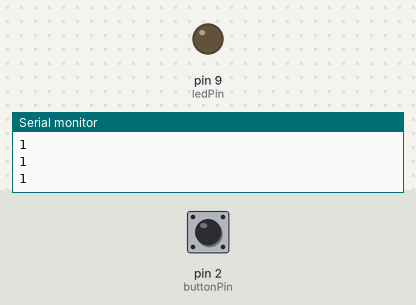
Simulated run of this sketch. Board: Arduino Uno, built with avr-gcc and run on an emulated ATmega328P. Shown: output pins drawn as LEDs (lit = HIGH), the last lines printed to the serial monitor. The test bench sets the inputs (shaded band); at power-on: pin 2 (buttonPin) HIGH.

Above: at 1.2 s.
1.3 s: pin 2 (buttonPin) pulled LOW for 0.15 s
At 1.37 s:
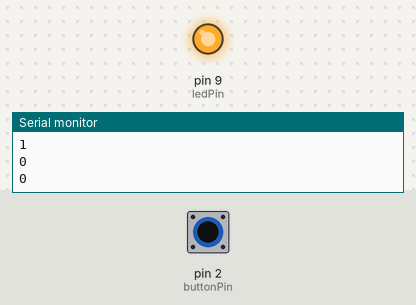
2.9 s: pin 2 (buttonPin) pulled LOW for 3.2 s
At 7.1 s:
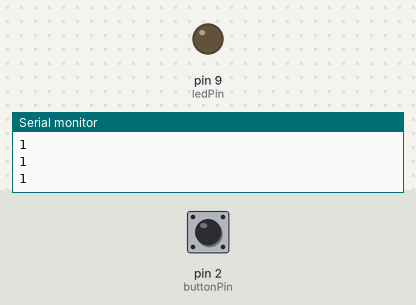
Timing chart, 0 to 8.6 s (numbered marks = the images above; inputs shaded):
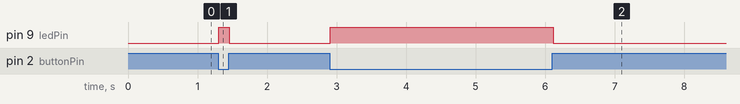

The sketch:

pushbutton.ino
```cpp
/**
 * Demonstrates how to use the pushbutton to trigger another action, like lighting an LED
 * @author First Last
 * @date Month Year
 */

const int buttonPin = 2;
const int ledPin = 9;

void setup() {
    pinMode(buttonPin, INPUT_PULLUP);
    pinMode(ledPin, OUTPUT);
    Serial.begin(9600);
}

void loop() {
    int buttonState = digitalRead(buttonPin);

    Serial.println(buttonState);

    if (buttonState == LOW) {
        digitalWrite(ledPin, HIGH);
    }
    else {
        digitalWrite(ledPin, LOW);
    }

    delay(50);
}
```

Measured:
- after the input at 1.3 s, pin 9 (ledPin): LOW → HIGH at once, → LOW 0.15 s later
- after the input at 2.9 s, pin 9 (ledPin): LOW → HIGH at once, → LOW 3.2 s later
